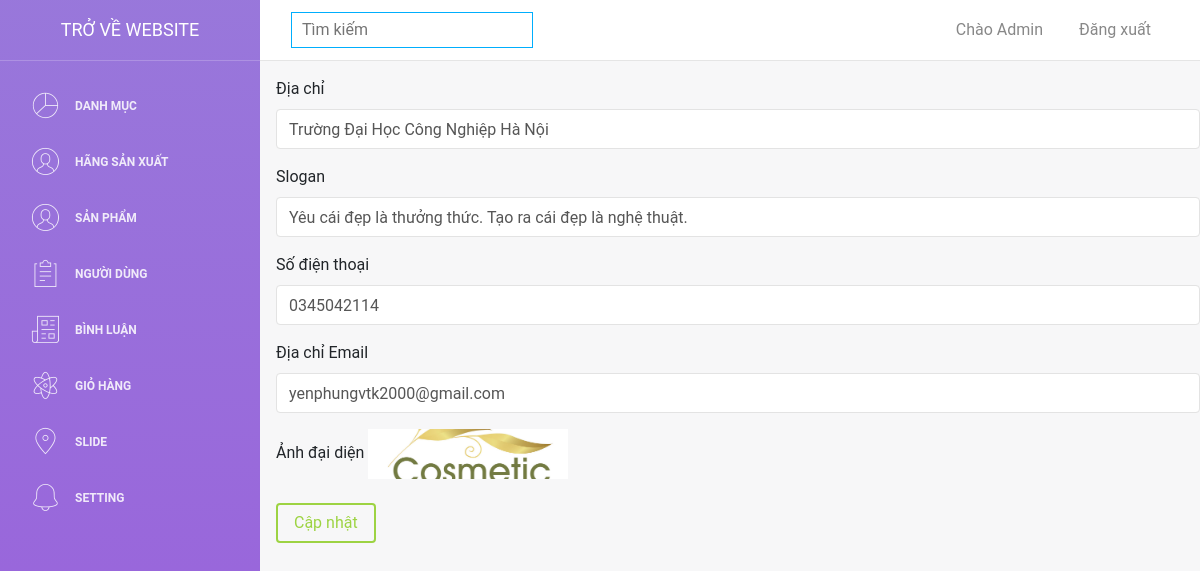
The page /webmypham/admin/suasetting.php?id=1 (signed in) on the database its author committed.
### tables this page shows
CREATE TABLE `website` (
  `id` int(11) NOT NULL,
  `logo` varchar(255) NOT NULL,
  `diachi` text NOT NULL,
  `slogan` text NOT NULL,
  `sdt` text NOT NULL,
  `email` text NOT NULL
);

### webmypham/admin/connect.php (called while the page is built, shortened)
<?php
function selectAll($sql)
{
    $result = $GLOBALS['conn']->query($sql);
    return $result;
}
?>

### webmypham/admin/suasetting.php (the view, shortened to what this page needs)
<?php
    include 'header.php';
    if (isset($_COOKIE["user"])) {
        $user = $_COOKIE["user"];
        foreach (selectAll("SELECT * FROM taikhoan WHERE taikhoan='$user'") as $row) {
            $permission = $row['phanquyen'];
        }
        if ($permission==1) {
            if (isset($_GET["id"])) {
                foreach (selectAll("SELECT * FROM website WHERE id={$_GET['id']}") as $item) {
                    $logo = $item['logo'];
                    $diachi = $item['diachi'];
                    $slogan = $item['slogan'];
                    $sdt = $item['sdt'];
                    $email = $item['email'];
                }
            }
            ?>
                <form action="" method="post" class="ml-3 mt-3" enctype="multipart/form-data">
                    <div class="form-group">
                        <label for="exampleInputEmail1">Địa chỉ</label>
                        <input type="text" name="diachi" value="<?= $diachi ?>" class="form-control"  placeholder="Nhập Địa chỉ">
                    </div>
                    <div class="form-group">
                        <label for="exampleInputEmail1">Slogan</label>
                        <input type="text" name="slogan" class="form-control" value="<?=$slogan?>" placeholder="Nhập Slogan">
                    </div>
                    <div class="form-group">
                        <label for="exampleInputEmail1">Số điện thoại</label>
                        <input type="text" name="sdt" class="form-control" value="<?=$sdt?>" placeholder="Nhập Số điện thoại">
                    </div>
                    <div class="form-group">
                        <label for="exampleInputEmail1">Địa chỉ Email</label>
                        <input type="text" name="email" class="form-control" value="<?=$email?>" placeholder="Nhập Địa chỉ Email">
                    </div>
                    <div class="form-group">
                        <label for="exampleInputEmail1">Ảnh đại diện</label>
                        <label for="imgInp" style="cursor:pointer">
                            <img id="blah" style="object-fit:cover" src="../images/<?= $logo ?>" alt="your image" width="200" height="50" />
                        </label>
                    </div>
                    <button name="sua" type="submit" class="btn btn-success" style="cursor: pointer;">
                        Cập nhật
                    </button>
                </form>
            <?php
        }
    }
?>

### rows shown on the page
website: diachi "Trường Đại Học Công Nghiệp Hà Nội", slogan "Yêu cái đẹp là thưởng thức. Tạo ra cái đẹp là nghệ thuật.", sdt "0345042114", email "yenphungvtk2000@gmail.com", logo (picture)
